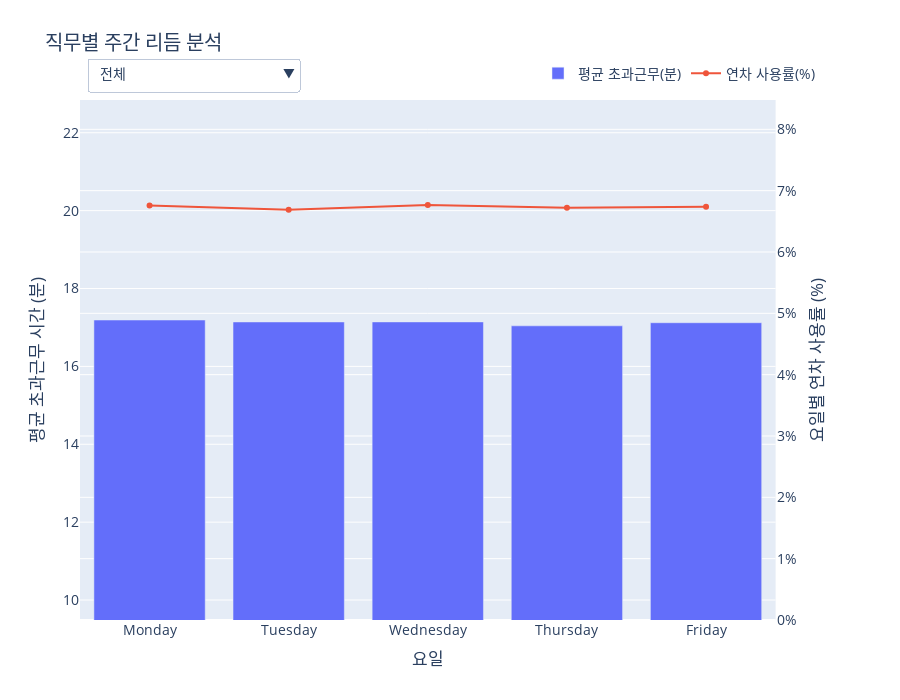

This figure's notebook cell:
### Code cell
import pandas as pd
import numpy as np
import plotly.graph_objects as go
from plotly.subplots import make_subplots
import plotly.io as pio
import datetime

# --- 1. 데이터 임포트 ---
from services.tables.Time_Attendance.daily_working_info_table import daily_work_info_df
from services.tables.Time_Attendance.detailed_working_info_table import detailed_work_info_df
from services.tables.Time_Attendance.leave_type_table import leave_type_df
from services.tables.Time_Attendance.detailed_leave_info_table import detailed_leave_info_df
from services.tables.Time_Attendance.working_info_table import work_info_df
from services.tables.HR_Core.job_info_table import job_info_df
from services.tables.HR_Core.job_table import job_df, job_df_indexed, parent_map_job, job_l1_order, job_l2_order
from services.helpers.utils import get_level1_ancestor, get_level2_ancestor

def create_figure():
    """
    제안 17-2: 직무별 주간 리듬 분석 그래프를 생성합니다.
    """
    # --- 2. 데이터 준비 및 가공 ---
    start_date_filter = pd.to_datetime('2022-01-01')
    normal_work_emp_ids = work_info_df[work_info_df['WORK_SYS_ID'] == 'WS001']['EMP_ID'].unique()

    job_info_sorted = job_info_df.sort_values(['JOB_APP_START_DATE', 'EMP_ID'])
    job_name_map = job_df.set_index('JOB_ID')['JOB_NAME'].to_dict()
    
    def add_job_categories(df):
        df = df.sort_values(['DATE', 'EMP_ID'])
        df = pd.merge_asof(df, job_info_sorted[['EMP_ID', 'JOB_APP_START_DATE', 'JOB_ID']], left_on='DATE', right_on='JOB_APP_START_DATE', by='EMP_ID', direction='backward')
        df['JOB_L1_NAME'] = df['JOB_ID'].apply(lambda x: job_name_map.get(get_level1_ancestor(x, job_df_indexed, parent_map_job)))
        df['JOB_L2_NAME'] = df['JOB_ID'].apply(lambda x: job_name_map.get(get_level2_ancestor(x, job_df_indexed, parent_map_job)))
        return df.dropna(subset=['JOB_L1_NAME', 'JOB_L2_NAME'])

    overtime_df = daily_work_info_df[(daily_work_info_df['EMP_ID'].isin(normal_work_emp_ids)) & (pd.to_datetime(daily_work_info_df['DATE']) >= start_date_filter)].copy()
    overtime_df['DAY_OF_WEEK'] = overtime_df['DATE'].dt.day_name()
    overtime_df = add_job_categories(overtime_df)

    annual_leave_id = leave_type_df[leave_type_df['LEAVE_TYPE_NAME'] == '연차휴가']['LEAVE_TYPE_ID'].iloc[0]
    leave_df = detailed_leave_info_df[(detailed_leave_info_df['LEAVE_TYPE_ID'] == annual_leave_id) & (detailed_leave_info_df['EMP_ID'].isin(normal_work_emp_ids)) & (pd.to_datetime(detailed_leave_info_df['DATE']) >= start_date_filter)].copy()
    leave_df['DAY_OF_WEEK'] = leave_df['DATE'].dt.day_name()
    leave_df = add_job_categories(leave_df)

    workable_days = detailed_work_info_df[(~detailed_work_info_df['WORK_ETC'].isin(['휴가', '주말 휴무', '비번', '휴무'])) & (detailed_work_info_df['EMP_ID'].isin(normal_work_emp_ids)) & (pd.to_datetime(detailed_work_info_df['DATE']) >= start_date_filter)].copy()
    workable_days['DAY_OF_WEEK'] = workable_days['DATE'].dt.day_name()
    workable_days = add_job_categories(workable_days)

    weekday_order = ['Monday', 'Tuesday', 'Wednesday', 'Thursday', 'Friday']
    ot_l1_summary = overtime_df.groupby(['JOB_L1_NAME', 'DAY_OF_WEEK'], observed=False)['OVERTIME_MINUTES'].mean().reset_index()
    
    workday_headcount_l1 = workable_days.groupby(['JOB_L1_NAME', 'DAY_OF_WEEK'], observed=False).size().reset_index(name='WORK_DAY_COUNT')
    leave_days_sum_l1 = leave_df.groupby(['JOB_L1_NAME', 'DAY_OF_WEEK'], observed=False)['LEAVE_LENGTH'].sum().reset_index()
    leave_l1_summary = pd.merge(leave_days_sum_l1, workday_headcount_l1, on=['JOB_L1_NAME', 'DAY_OF_WEEK'], how='left').fillna(0)
    leave_l1_summary['LEAVE_USAGE_RATE'] = (leave_l1_summary['LEAVE_LENGTH'] / leave_l1_summary['WORK_DAY_COUNT']) * 100

    # --- 3. Plotly 인터랙티브 그래프 생성 ---
    ot_min, ot_max = (ot_l1_summary['OVERTIME_MINUTES'].min(), ot_l1_summary['OVERTIME_MINUTES'].max()) if not ot_l1_summary.empty else (0, 0)
    leave_rate_max = leave_l1_summary['LEAVE_USAGE_RATE'].max() if not leave_l1_summary.empty else 0
    y_padding = (ot_max - ot_min) * 0.1 if (ot_max - ot_min) > 0 else 10
    fixed_y1_range = [ot_min - y_padding, ot_max + y_padding]
    fixed_y2_range = [0, leave_rate_max * 1.15]
    
    fig = make_subplots(specs=[[{"secondary_y": True}]])
    job_list_filtered = ['전체'] + job_l1_order
    
    for i, job_name in enumerate(job_list_filtered):
        is_visible = (i == 0)
        ot_filtered = (ot_l1_summary if job_name == '전체' else ot_l1_summary[ot_l1_summary['JOB_L1_NAME'] == job_name]).copy()
        leave_filtered = (leave_l1_summary if job_name == '전체' else leave_l1_summary[leave_l1_summary['JOB_L1_NAME'] == job_name]).copy()
        
        ot_grouped = ot_filtered.groupby('DAY_OF_WEEK', observed=False)['OVERTIME_MINUTES'].mean().reset_index()
        if job_name == '전체':
            total_leave = leave_l1_summary.groupby('DAY_OF_WEEK', observed=False)['LEAVE_LENGTH'].sum()
            total_workdays = workday_headcount_l1.groupby('DAY_OF_WEEK', observed=False)['WORK_DAY_COUNT'].sum()
            leave_grouped = (total_leave / total_workdays * 100).reset_index(name='LEAVE_USAGE_RATE')
        else:
            leave_grouped = leave_filtered
        
        for df in [ot_grouped, leave_grouped]:
            if not df.empty:
                df['DAY_OF_WEEK'] = pd.Categorical(df['DAY_OF_WEEK'], categories=weekday_order, ordered=True)
                df.sort_values('DAY_OF_WEEK', inplace=True)
        
        fig.add_trace(go.Bar(x=ot_grouped['DAY_OF_WEEK'], y=ot_grouped['OVERTIME_MINUTES'], name='평균 초과근무(분)', visible=is_visible), secondary_y=False)
        fig.add_trace(go.Scatter(x=leave_grouped['DAY_OF_WEEK'], y=leave_grouped['LEAVE_USAGE_RATE'], name='연차 사용률(%)', visible=is_visible, mode='lines+markers'), secondary_y=True)
        
    # --- 4. 드롭다운 메뉴 및 레이아웃 업데이트 ---
    buttons = []
    for i, job_name in enumerate(job_list_filtered):
        visibility_mask = [False] * (len(job_list_filtered) * 2)
        visibility_mask[i*2] = True; visibility_mask[i*2 + 1] = True
        buttons.append(dict(label=job_name, method='update', args=[{'visible': visibility_mask}]))
        
    fig.update_layout(
        updatemenus=[dict(active=0, buttons=buttons, direction="down", pad={"r": 10, "t": 10}, showactive=True, x=0.01, xanchor="left", y=1.1, yanchor="top")],
        title_text='직무별 주간 리듬 분석',
        font_size=14, height=700, legend=dict(orientation="h", yanchor="bottom", y=1.02, xanchor="right", x=1),
        annotations=[dict(text="직무(L1) 선택:", showarrow=False, x=0, y=1.08, yref="paper", align="left")],
        yaxis_range=fixed_y1_range,
        yaxis2_range=fixed_y2_range
    )
    fig.update_xaxes(title_text="요일")
    fig.update_yaxes(title_text="평균 초과근무 시간 (분)", secondary_y=False)
    fig.update_yaxes(title_text="요일별 연차 사용률 (%)", secondary_y=True, ticksuffix="%")
    
    return fig

# 이 파일을 직접 실행할 경우 그래프를 생성하여 보여줍니다.
pio.renderers.default = 'vscode'
fig = create_figure()
fig.show()

### Figure 1 — Plotly figure (JSON) as saved in the notebook; plotly's stock layout.template omitted (floating-point values rounded to 4 significant figures)
{"data": [{"name": "평균 초과근무(분)", "type": "bar", "visible": true, "x": ["Monday", "Tuesday", "Wednesday", "Thursday", "Friday"], "xaxis": "x", "y": [17.19, 17.14, 17.14, 17.04, 17.12], "yaxis": "y"}, {"mode": "lines+markers", "name": "연차 사용률(%)", "type": "scatter", "visible": true, "x": ["Monday", "Tuesday", "Wednesday", "Thursday", "Friday", null, null], "xaxis": "x", "y": [6.76, 6.687, 6.765, 6.723, 6.737, 1.901, 1.826], "yaxis": "y2"}, {"name": "평균 초과근무(분)", "type": "bar", "visible": false, "x": ["Monday", "Tuesday", "Wednesday", "Thursday", "Friday"], "xaxis": "x", "y": [18.21, 18.88, 17.31, 17.73, 17.87], "yaxis": "y"}, {"mode": "lines+markers", "name": "연차 사용률(%)", "type": "scatter", "visible": false, "x": ["Monday", "Tuesday", "Wednesday", "Thursday", "Friday", null, null], "xaxis": "x", "y": [7.043, 6.633, 6.564, 6.612, 7.01, 2.15, 1.992], "yaxis": "y2"}, {"name": "평균 초과근무(분)", "type": "bar", "visible": false, "x": ["Monday", "Tuesday", "Wednesday", "Thursday", "Friday"], "xaxis": "x", "y": [20.14, 19.64, 21.11, 20.14, 20.64], "yaxis": "y"}, {"mode": "lines+markers", "name": "연차 사용률(%)", "type": "scatter", "visible": false, "x": ["Monday", "Tuesday", "Wednesday", "Thursday", "Friday", null, null], "xaxis": "x", "y": [6.751, 6.826, 6.354, 7.099, 6.449, 0.4902, 0.6263], "yaxis": "y2"}, {"name": "평균 초과근무(분)", "type": "bar", "visible": false, "x": ["Monday", "Tuesday", "Wednesday", "Thursday", "Friday"], "xaxis": "x", "y": [21.73, 21.52, 21.35, 20.92, 21.06], "yaxis": "y"}, {"mode": "lines+markers", "name": "연차 사용률(%)", "type": "scatter", "visible": false, "x": ["Monday", "Tuesday", "Wednesday", "Thursday", "Friday", null, null], "xaxis": "x", "y": [6.699, 6.687, 6.891, 6.865, 6.851, 1.31, 1.191], "yaxis": "y2"}, {"name": "평균 초과근무(분)", "type": "bar", "visible": false, "x": ["Monday", "Tuesday", "Wednesday", "Thursday", "Friday"], "xaxis": "x", "y": [14.58, 14.22, 15.34, 15.33, 14.83], "yaxis": "y"}, {"mode": "lines+markers", "name": "연차 사용률(%)", "type": "scatter", "visible": false, "x": ["Monday", "Tuesday", "Wednesday", "Thursday", "Friday", null, null], "xaxis": "x", "y": [6.567, 6.463, 6.097, 6.254, 6.618, 3.97, 3.804], "yaxis": "y2"}, {"name": "평균 초과근무(분)", "type": "bar", "visible": false, "x": ["Monday", "Tuesday", "Wednesday", "Thursday", "Friday"], "xaxis": "x", "y": [11.29, 11.44, 10.6, 11.08, 11.2], "yaxis": "y"}, {"mode": "lines+markers", "name": "연차 사용률(%)", "type": "scatter", "visible": false, "x": ["Monday", "Tuesday", "Wednesday", "Thursday", "Friday", null, null], "xaxis": "x", "y": [6.747, 6.82, 7.373, 6.809, 6.598, 1.587, 1.607], "yaxis": "y2"}], "layout": {"annotations": [{"align": "left", "showarrow": false, "text": "직무(L1) 선택:", "x": 0, "y": 1.08, "yref": "paper"}], "font": {"size": 14}, "height": 700, "legend": {"orientation": "h", "x": 1, "xanchor": "right", "y": 1.02, "yanchor": "bottom"}, "title": {"text": "직무별 주간 리듬 분석"}, "updatemenus": [{"active": 0, "buttons": [{"args": [{"visible": [true, true, false, false, false, false, false, false, false, false, false, false]}], "label": "전체", "method": "update"}, {"args": [{"visible": [false, false, true, true, false, false, false, false, false, false, false, false]}], "label": "IT", "method": "update"}, {"args": [{"visible": [false, false, false, false, true, true, false, false, false, false, false, false]}], "label": "Management Support", "method": "update"}, {"args": [{"visible": [false, false, false, false, false, false, true, true, false, false, false, false]}], "label": "Planning", "method": "update"}, {"args": [{"visible": [false, false, false, false, false, false, false, false, true, true, false, false]}], "label": "Production & Engineering", "method": "update"}, {"args": [{"visible": [false, false, false, false, false, false, false, false, false, false, true, true]}], "label": "Sales & Marketing", "method": "update"}], "direction": "down", "pad": {"r": 10, "t": 10}, "showactive": true, "x": 0.01, "xanchor": "left", "y": 1.1, "yanchor": "top"}], "xaxis": {"anchor": "y", "domain": [0, 0.94], "title": {"text": "요일"}}, "yaxis": {"anchor": "x", "domain": [0, 1], "range": [9.487, 22.84], "title": {"text": "평균 초과근무 시간 (분)"}}, "yaxis2": {"anchor": "x", "overlaying": "y", "range": [0, 8.478], "side": "right", "ticksuffix": "%", "title": {"text": "요일별 연차 사용률 (%)"}}}}
